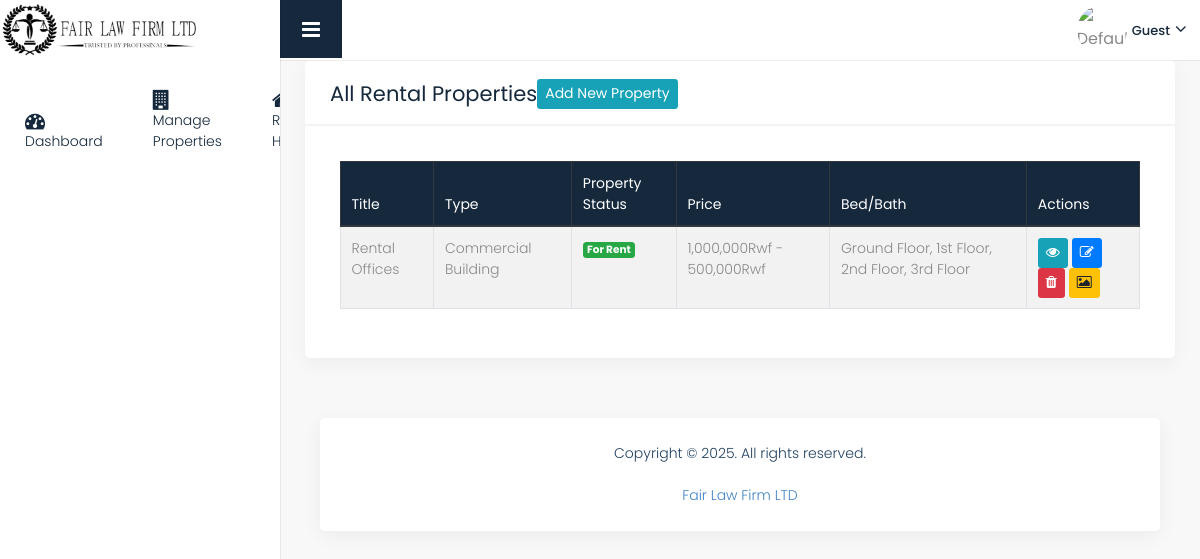
The page /data/display_rental.php (signed in) on the database its author committed.
### tables this page shows
CREATE TABLE `properties` (
  `id` int(11) NOT NULL,
  `title` varchar(255) NOT NULL,
  `description` text NOT NULL,
  `property_status` enum('For Rent','For Sale','Not Available') NOT NULL,
  `property_type` varchar(100) NOT NULL,
  `price` varchar(50) NOT NULL DEFAULT '',
  `property_size` varchar(50) NOT NULL,
  `bedroom` int(11) DEFAULT NULL,
  `bathroom` int(11) DEFAULT NULL,
  `street` varchar(255) NOT NULL,
  `status` enum('Active','Inactive','Pending') DEFAULT 'Active',
  `sector` varchar(255) DEFAULT NULL,
  `district` varchar(255) DEFAULT NULL,
  `country` varchar(255) NOT NULL,
  `created_at` timestamp NULL DEFAULT current_timestamp(),
  `floor` varchar(50) DEFAULT NULL,
  `months` int(11) DEFAULT NULL
);

### data/display_rental.php (the view, shortened to what this page needs)
<?php
require_once 'include/header.php';
require_once 'propertyMgt/config.php';
$query = "SELECT * FROM properties ORDER BY id DESC";
$stmt = $conn->prepare($query);
$stmt->execute();
$properties = $stmt->fetchAll(PDO::FETCH_ASSOC);
function formatDisplayPrice($price) {
    if (preg_match('/(\d+)\s*-\s*(\d+)/', $price, $matches)) {
        return number_format($matches[1], 0, '', ',') . 'Rwf - ' . number_format($matches[2], 0, '', ',') . 'Rwf';
    }
    $cleanPrice = preg_replace('/[^0-9]/', '', $price);
    return number_format($cleanPrice, 0, '', ',') . 'Rwf';
}
?>
<div class="row column1">
    <div class="col-md-12">
        <div class="white_shd full margin_bottom_30">
            <div class="full graph_head">
                <div class="heading1 margin_0 d-flex justify-content-between align-items-center">
                    <h2>All Rental Properties</h2>
                    <a href="add_rental_property.php" class="btn btn-info btn-sm">Add New Property</a>
                </div>
            </div>
            <div class="full progress_bar_inner">
                <div class="row">
                    <div class="col-md-12">
                        <div class="full padding_infor_info">
                            <div class="table-responsive">
                                <table class="table table-striped table-bordered">
                                    <thead class="thead-dark">
                                        <tr>
                                            <th>Title</th>
                                            <th>Type</th>
                                            <th>Property Status</th>
                                            <th>Price</th>
                                            <th>Bed/Bath</th>
                                            <th>Actions</th>
                                        </tr>
                                    </thead>
                                    <tbody>
                                        <?php if (count($properties) > 0): ?>
                                            <?php foreach ($properties as $row): ?>
                                                <tr>
                                                    <td><?php echo htmlspecialchars($row['title']); ?></td>
                                                    <td><?php echo htmlspecialchars($row['property_type']); ?></td>
                                                    <td>
                                                        <span class="badge <?php echo ($row['property_status'] == 'For Rent') ? 'badge-success' : (($row['property_status'] == 'For Sale') ? 'badge-warning' : 'badge-secondary'); ?>">
                                                            <?php echo htmlspecialchars($row['property_status']); ?>
                                                        </span>
                                                    </td>
                                                    <td><?php echo formatDisplayPrice($row['price']); ?></td>
                                                    <td>
                                                        <?php if ($row['property_type'] !== 'Commercial Building'): ?>
                                                            <?php echo htmlspecialchars($row['bedroom']); ?> / <?php echo htmlspecialchars($row['bathroom']); ?>
                                                        <?php else: ?>
                                                            <?php echo htmlspecialchars($row['floor']); ?>
                                                        <?php endif; ?>
                                                    </td>
                                                    <td>
                                                        <a href="property_details.php?id=<?php echo $row['id']; ?>" class="btn btn-info btn-sm" title="View Details">
                                                            <i class="fa fa-eye"></i>
                                                        </a>
                                                        <a href="edit_rental.php?id=<?php echo $row['id']; ?>" class="btn btn-primary btn-sm" title="Edit">
                                                            <i class="fa fa-edit"></i>
                                                        </a>
                                                        <a href="display_rental.php?delete_id=<?php echo $row['id']; ?>" class="btn btn-danger btn-sm"
                                                           onclick="return confirm('Are you sure you want to delete this property?')" title="Delete">
                                                            <i class="fa fa-trash"></i>
                                                        </a>
                                                        <a href="property_images.php?property_id=<?php echo $row['id']; ?>" class="btn btn-warning btn-sm" title="Manage Images">
                                                            <i class="fa fa-image"></i>
                                                        </a>
                                                    </td>
                                                </tr>
                                            <?php endforeach; ?>
                                        <?php else: ?>
                                            <tr>
                                                <td colspan="6" class="text-center">No properties found</td>
                                            </tr>
                                        <?php endif; ?>
                                    </tbody>
                                </table>
                            </div>
                        </div>
                    </div>
                </div>
            </div>
        </div>
    </div>
</div>
<?php require_once 'include/footer.php'; ?>

### data/style.css (style rules this page uses)
* { margin: 0; padding: 0; outline: none !important; }
html, body { color: #898989; font-size: 14px; font-family: 'Poppins', sans-serif; line-height: normal; font-weight: 300; overflow-x: hidden !important; }
a { color: #1f1f1f; text-decoration: none !important; outline: none !important; -webkit-transition: all .3s ease-in-out; -moz-transition: all .3s ease-in-out; -ms-transition: all .3s ease-in-out; -o-transition: all .3s ease-in-out; transition: all .3s ease-in-out; }
h1, h2, h3, h4, h5, h6 { letter-spacing: 0; font-weight: normal; position: relative; padding: 0; font-weight: normal; line-height: normal; color: #1f1f1f; margin: 0 }
a { color: #898989; text-decoration: none; outline: none; }
a, .btn { text-decoration: none !important; outline: none !important; -webkit-transition: all .3s ease-in-out; -moz-transition: all .3s ease-in-out; -ms-transition: all .3s ease-in-out; -o-transition: all .3s ease-in-out; transition: all .3s ease-in-out; }
.padding_infor_info { padding: 35px 35px; float: left; width: 100%; }
h2 { font-size: 30px; color: #000; line-height: 20px; font-weight: 700; position: relative; }
.full { width: 100%; float: left; }
.heading1 h2 { line-height: normal; font-size: 21px; font-weight: 400; margin: 0; padding-left: 0; color: #15283c; letter-spacing: 0px; }
.margin_0 { margin: 0 !important; }
i, span { display: inline-block; }
.graph_head { padding: 18px 25px 15px; float: left; width: 100%; border-bottom: solid #f3f3f3 2px; }
.heading1 { float: left; padding: 0 0 20px 0; width: 100%; margin-top: 50px; }
.graph_head .heading1 { float: left; padding: 0; width: auto; }
.margin_bottom_30 { margin-bottom: 30px; }
.white_shd { background: #fff; box-shadow: 0 5px 20px rgba(0, 0, 0, 0.05); border-radius: 5px; margin-top: 0; }
.btn { font-size: 14px; }
.table thead th { font-weight: 400; }

### data/display_rental.php (style rules this page uses)
.table .thead-dark th { color: #fff; background-color: #15283c; border-color: #32383e; }

### rows shown on the page
properties: title "Rental Offices", property_type "Commercial Building", property_status "For Rent", price "1,000,000Rwf - 500,000Rwf", floor "Ground Floor, 1st Floor, 2nd Floor, 3rd Floor"
